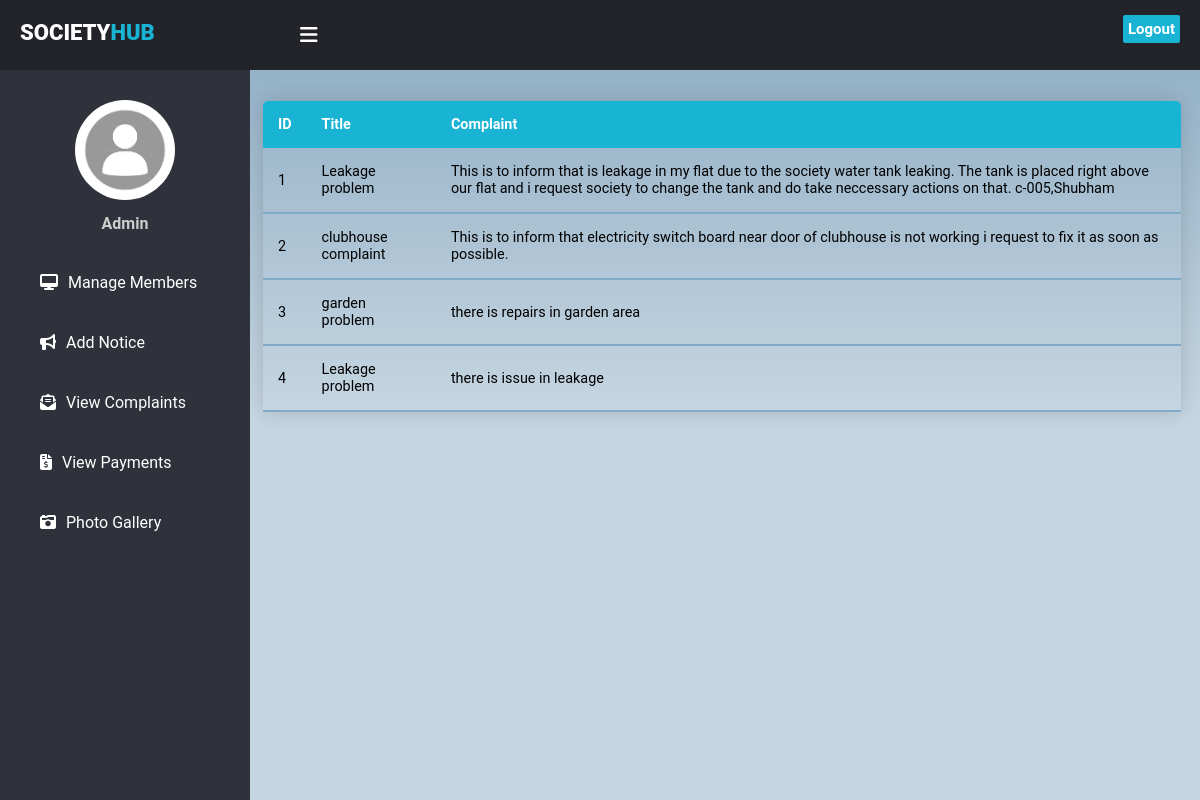
Screenshot of /viewcomplaints.php with the database file from the repository.
### tables this page shows
CREATE TABLE `combox` (
  `ID` int(11) NOT NULL,
  `Title` varchar(100) NOT NULL,
  `complaint` varchar(500) NOT NULL
);

### viewcomplaints.php (the view, shortened to what this page needs)
<!DOCTYPE html>
<html lang="en">
<head>
    <link rel="stylesheet" href="dashstyle.css">
</head>
<body>
    <header>
      <label for="check">
        <i class="fas fa-bars" id="sidebar_btn"></i>
      </label>
      <div class="left_area">
        <h3>Society<span>HUB</span></h3>
      </div>
      <div class="right_area">
        <a href="logout.php" class="logout_btn">Logout</a>
      </div>
    </header>
    <div class="sidebar">
      <center>
        <img src="Images/download.png" class="profile_image" alt="">
        <h4> Admin </h4>
      </center>
      <a href="managemem.php"><i class="fas fa-desktop"></i><span>Manage Members</span></a>
      <a href="addnotice.php"><i class="fas fa-bullhorn"></i><span>Add Notice</span></a>
      <a href="viewcomplaints.php" class="active"><i class="fas fa-envelope-open-text"></i><span>View Complaints</span></a>
      <a href="viewpayment.php" ><i class="fas fa-file-invoice-dollar"></i><span>View Payments</span></a>
      <a href="photo.php"><i class="fas fa-camera-retro"></i><span>Photo Gallery</span></a>
    </div>
    <div class="content"><br><br><br><br>
    <?php
    $connection = mysqli_connect("localhost","root","");
    $query = "Select * from combox";
    $query_run = mysqli_query($connection,$query);
    ?>
    <table class="content-table">
  <thead>
    <tr>
      <th>ID</th>
      <th>Title</th>
      <th>Complaint</th>
    </tr>
  </thead>
  <?php
    if($query_run)
    {
      while($row = mysqli_fetch_array($query_run))
      {
        ?>
    <tbody>
    <tr>
      <td><?php echo $row['ID']; ?> </td>
      <td><?php echo $row['Title']; ?> </td>
      <td><?php echo $row['complaint']; ?> </td>
    </tr>
    </tbody>
        <?php
      }
    }
    else
    {
      echo "No Record found";
    }
    ?>
    </table>
    </div>
</body>
</html>

### dashstyle.css (style rules this page uses)
body { margin: 0; padding: 0; font-family: "Roboto", sans-serif; }
header { position:fixed; background: #22242A; padding: 20px; width: 100%; height: 30px; }
.left_area h3 { color: #fff; margin: 0; text-transform: uppercase; font-size: 22px; font-weight: 900; }
.left_area span { color: #19B3D3; }
.logout_btn { padding: 5px; background: #19B3D3; text-decoration: none; float: right; margin-top: -30px; margin-right: 40px; border-radius: 2px; font-size: 15px; font-weight: 600; color: #fff; transition: 0.5s; transition-property: background; }
.sidebar { background: #2f323a; margin-top: 70px; padding-top: 30px; position: fixed; left: 0; width: 250px; height: 100%; transition: 0.5s; transition-property: left; }
.sidebar .profile_image { width: 100px; height: 100px; border-radius: 100px; margin-bottom: 10px; }
.sidebar h4 { color: #ccc; margin-top: 0; margin-bottom: 20px; }
.sidebar a { color: #fff; display: block; width: 100%; line-height: 60px; text-decoration: none; padding-left: 40px; box-sizing: border-box; }
.sidebar i { padding-right: 10px; }
label #sidebar_btn { z-index: 1; color: #fff; position: fixed; cursor: pointer; left: 300px; font-size: 20px; margin: 5px 0; transition: 0.5s; transition-property: color; }
.content { margin-left: 250px; overflow: auto; background: url(Images/background.png) no-repeat; background-position: center; background-size: cover; height: 100vh; transition: 0.5s; }

### viewcomplaints.php (style rules this page uses)
.content-table { border-collapse: collapse; margin: 25px 19px; margin-left: 13px; font-size: 0.9em; min-width: 400px; border-radius: 5px 5px 0 0; overflow: hidden; box-shadow: 0 0 20px rgba(0, 0, 0, 0.15); }
.content-table thead tr { background-color: #19B3D3; color: #ffffff; text-align: left; font-weight: 900; }
.content-table th, .content-table td { padding: 15px 15px; }
.content-table tbody tr { border-bottom: 1px solid #dddddd; }
.content-table tbody tr:last-of-type { border-bottom: 2px solid #82abc7; }

### rows the page displays
combox: ID "1", Title "Leakage problem", complaint "This is to inform that is leakage in my flat due to the society water tank leaking. The tank is placed right above our flat and i request society to change the tank and do take neccessary actions on that. c-005,Shubham"
combox: ID "2", Title "clubhouse complaint", complaint "This is to inform that electricity switch board near door of clubhouse is not working i request to fix it as soon as possible."
combox: ID "3", Title "garden problem", complaint "there is repairs in garden area"
combox: ID "4", Title "Leakage problem", complaint "there is issue in leakage"
